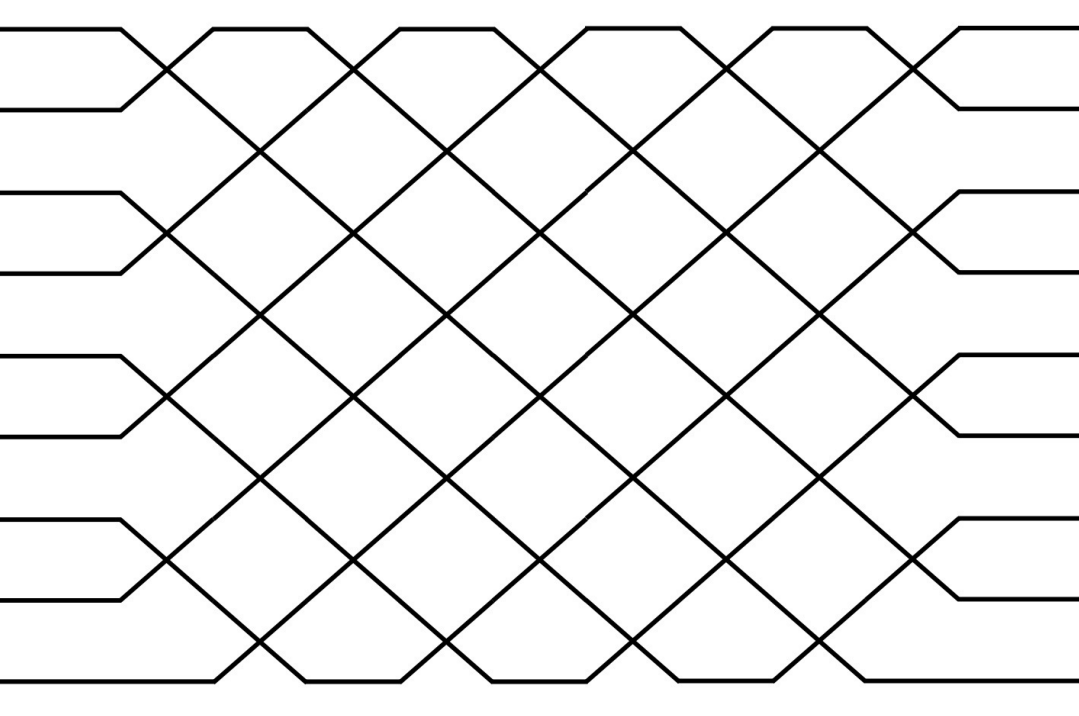

Write Python code to recreate this figure.
#%%
import numpy as np

from dataclasses import dataclass
@dataclass
class Point:
   x: float
   y: float

def drawPoints(Nmode):
    ypoints = []
    hspace = 10
    vspace = 10

    #Left side xpoints
    xbs = []
    for i in range(1,Nmode):
        xbs.append(i*hspace)

    for i in range(Nmode):
        ypoints.append(i*vspace)

    rightx = Nmode * hspace

    rightPoints = []
    leftPoints = []
    botPoints = []
    topPoints = []

    for i in range(Nmode):
        leftPoints.append(Point(0,ypoints[i]))
        rightPoints.append(Point(rightx,ypoints[i]))

    for i in range(len(xbs)):
        botPoints.append(Point(xbs[i],0))
        topPoints.append(Point(xbs[i],max(ypoints)))

    return leftPoints, botPoints, rightPoints, topPoints[::-1], Nmode


# %%
def drawSquareMesh(Nmode):
    import turtle
    leftPoints, botPoints, rightPoints, topPoints, Nmode = drawPoints(Nmode)

    if(Nmode % 2 == 0):
        startValue = 1
    else:
        startValue = 0

    print('startValue = ',startValue)

    # ── canvas / style ──────────────────────────────────────────────────────────
    #WIDTH, HEIGHT = 1400, 650
    #turtle.setup(WIDTH, HEIGHT)
    turtle.bgcolor("white")
    turtle.title("Triangular Mesh")
    #turtle.tracer(0, 0)          # draw instantly

    t = turtle.Turtle()
    t.hideturtle()
    t.speed(0)
    t.pensize(2)
    t.color("black")
    t.penup()




    leftBack = leftPoints[::-1]
    topBack = topPoints[::-1]
    for i in range(startValue,len(topPoints)-1,2):
        t.goto(leftBack[i+1].x,leftBack[i+1].y)
        t.pendown()
        t.goto(topBack[i].x,topBack[i].y)
        t.penup()

    rightBack = rightPoints[::-1]
    for i in range(startValue,len(topPoints)-1,2):
        t.goto(rightBack[i+1].x,rightBack[i+1].y)
        t.pendown()
        t.goto(topPoints[i].x,topPoints[i].y)
        t.penup()

    for i in range(2,len(leftPoints),2): #DÅLIG
        t.goto(leftPoints[i].x,leftPoints[i].y)
        t.pendown()
        t.goto(botPoints[i-1].x,botPoints[i-1].y)
        t.penup()

    botPointsBack = botPoints[::-1]
    for i in range(2,len(rightPoints),2): #DÅÅLIG
        t.goto(rightPoints[i].x,rightPoints[i].y)
        t.pendown()
        t.goto(botPointsBack[i-1].x,botPointsBack[i-1].y)
        t.penup()

    if(startValue == 0):
        for i in range(0,len(topPoints)-1,2):
            t.goto(topPoints[i].x,topPoints[i].y)
            t.pendown()
            t.goto(topPoints[i+1].x,topPoints[i+1].y)
            t.penup()

        for i in range(1,len(botPoints)-1,2):
            t.goto(botPoints[i].x,botPoints[i].y)
            t.pendown()
            t.goto(botPoints[i+1].x,botPoints[i+1].y)
            t.penup()
    else: 

        middleX = abs(botPoints[0].x - leftPoints[0].x)/2

        t.goto(leftPoints[0].x+middleX,leftPoints[0].y)
        t.pendown()
        t.goto(rightPoints[-1].x-middleX,rightPoints[-1].y)
        t.penup()

        t.goto(leftPoints[-1].x+middleX,leftPoints[-1].y)
        t.pendown()
        t.goto(rightPoints[0].x-middleX,rightPoints[0].y)
        t.penup()


        
    modeDist = 10 * 2.5

    gotoLeft = leftPoints[0].x-modeDist
    gotoRight = rightPoints[-1].x+modeDist

    if startValue == 1:
        t.goto(rightPoints[0].x-middleX,rightPoints[0].y)
        t.pendown()
        t.goto(gotoRight,rightPoints[0].y)
        t.penup()

        t.goto(rightPoints[-1].x-middleX,rightPoints[-1].y)
        t.pendown()
        t.goto(gotoRight,rightPoints[-1].y)
        t.penup()

        t.goto(leftPoints[0].x+middleX,leftPoints[0].y)
        t.pendown()
        t.goto(gotoLeft,leftPoints[0].y)
        t.penup()

        t.goto(leftPoints[-1].x+middleX,leftPoints[-1].y)
        t.pendown()
        t.goto(gotoLeft,leftPoints[-1].y)
        t.penup()

    else:
        t.goto(botPoints[0].x,botPoints[0].y)
        t.pendown()
        t.goto(gotoLeft,botPoints[0].y)
        t.penup()

        t.goto(botPoints[-1].x,botPoints[-1].y)
        t.pendown()
        t.goto(gotoRight,botPoints[-1].y)
        t.penup()



    for i in range(1,len(leftPoints)):
        t.goto(leftPoints[i].x,leftPoints[i].y)
        t.pendown()
        t.goto(gotoLeft,leftPoints[i].y)
        t.penup()

        t.goto(rightPoints[i].x,rightPoints[i].y)
        t.pendown()
        t.goto(gotoRight,rightPoints[i].y)
        t.penup()

    turtle.done()

drawSquareMesh(9)
